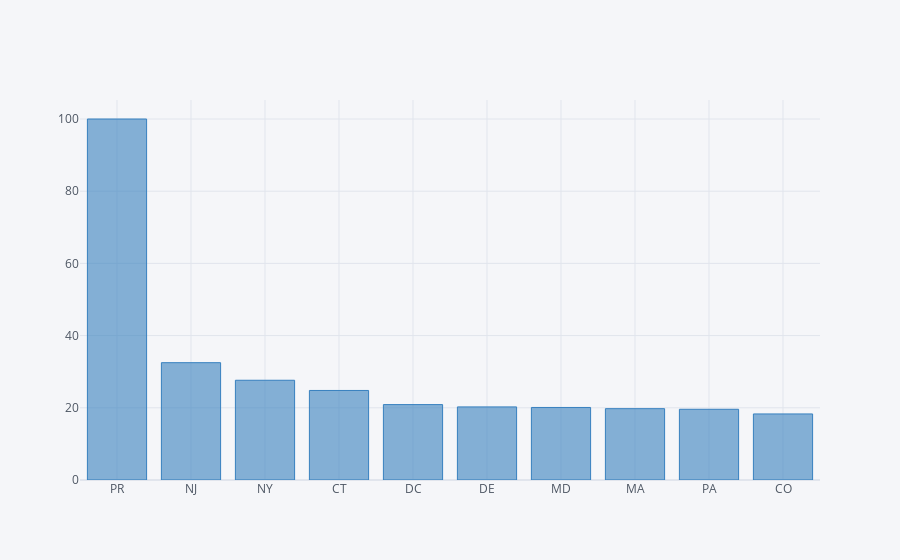

Notebook code cell kept with this figure:
### Code cell
top10_pos_tests = USA_state_stats.sort_values('positive/tests %',ascending=False).head(10)
top10_pos_tests.iplot(kind='bar',x='state',y='positive/tests %',color='Blue',fill=True)

### Figure 1 — Plotly figure (JSON) as saved in the notebook; plotly's stock layout.template omitted (floating-point values rounded to 4 significant figures)
{"data": [{"marker": {"color": "rgba(55, 128, 191, 0.6)", "line": {"color": "rgba(55, 128, 191, 1.0)", "width": 1}}, "name": "positive/tests %", "orientation": "v", "text": "", "type": "bar", "x": ["PR", "NJ", "NY", "CT", "DC", "DE", "MD", "MA", "PA", "CO"], "y": [100, 32.5, 27.63, 24.8, 20.89, 20.25, 20.09, 19.76, 19.59, 18.3]}], "layout": {"legend": {"bgcolor": "#F5F6F9", "font": {"color": "#4D5663"}}, "paper_bgcolor": "#F5F6F9", "plot_bgcolor": "#F5F6F9", "title": {"font": {"color": "#4D5663"}}, "xaxis": {"gridcolor": "#E1E5ED", "showgrid": true, "tickfont": {"color": "#4D5663"}, "title": {"font": {"color": "#4D5663"}, "text": ""}, "zerolinecolor": "#E1E5ED"}, "yaxis": {"gridcolor": "#E1E5ED", "showgrid": true, "tickfont": {"color": "#4D5663"}, "title": {"font": {"color": "#4D5663"}, "text": ""}, "zerolinecolor": "#E1E5ED"}}}
